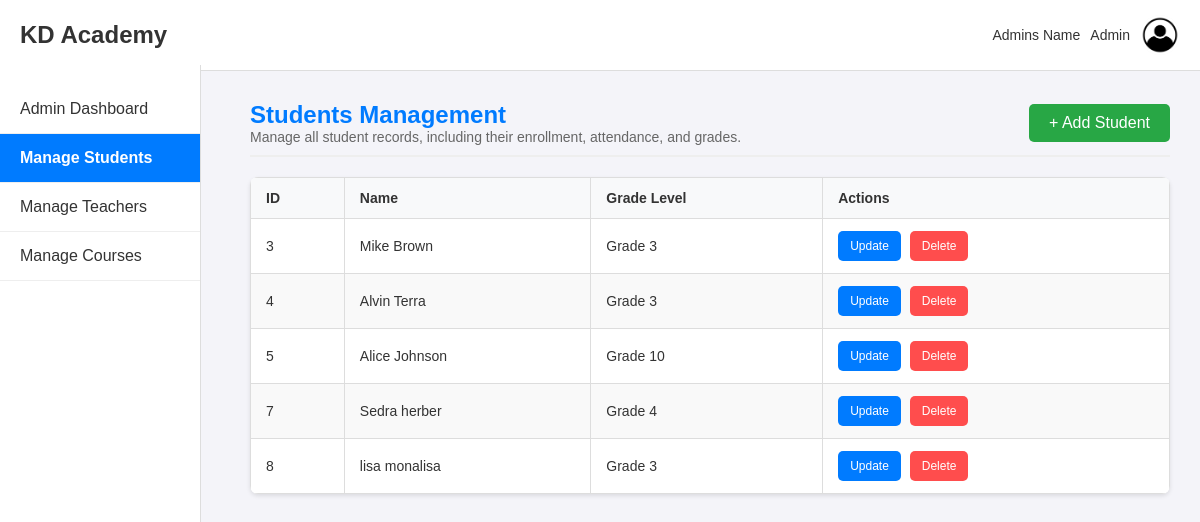
The app's page /admin/students, older data.
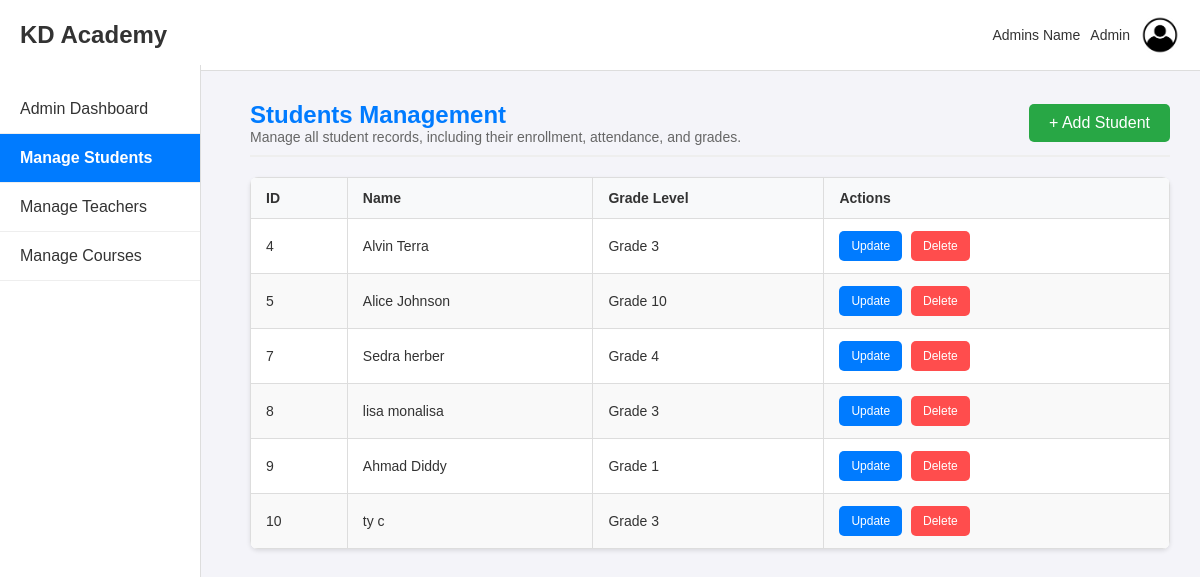
The same page, newer data.
### app/models.py (models this page shows, shortened)
class Student(db.Model):
    __tablename__ = 'students'
    student_id = db.Column(db.Integer, primary_key=True)
    user_id = db.Column(db.Integer, db.ForeignKey('users.user_id'), nullable=False)
    grade_level = db.Column(db.String(5), nullable=False)

class User(db.Model, UserMixin):
    __tablename__ = 'users'
    user_id = db.Column(db.Integer, primary_key=True, autoincrement=True)
    first_name = db.Column(db.String(50), nullable=False)
    last_name = db.Column(db.String(50), nullable=False)
    username = db.Column(db.String(50), unique=True, nullable=False)
    email = db.Column(db.String(100), unique=True, nullable=False)
    password = db.Column(db.String(200), nullable=False)
    role = db.Column(db.String(10), nullable=False)  # student, teacher, admin
    teacher_relationship = db.relationship('Teacher', backref='teacher_user', uselist=False)
    student_relationship = db.relationship('Student', backref='student_user', uselist=False)

### app/routes/admin_routes.py (the view)
@admin_routes.route('/students')
def students_management():
    try:
        students = db.session.query(Student, User).join(User, Student.user_id == User.user_id).all()
        return render_template('admin/students_man.html', students=students)
    except Exception as e:
        print(f"Error fetching students: {e}")
        flash("Error loading Students Management Page.", "error")

### app/templates/admin/students_man.html (shortened to what this page needs)
<!DOCTYPE html>
<html lang="en">
<head>
    <link rel="stylesheet" href="{{ url_for('static', filename='css/shared.css') }}">
    <link rel="stylesheet" href="{{ url_for('static', filename='css/student_man.css') }}">
</head>
<body>
    <header class="top-nav">
        <div class="logo">KD Academy</div>
        <div class="user-info">
            <span>Admins Name</span>
            <span>Admin</span>
            <img src="{{ url_for('static', filename='images/user-icon.png') }}" alt="Admin Icon">
        </div>
    </header>
    <nav class="side-nav">
        <ul>
            <li><a href="{{ url_for('admin_routes.admin_dashboard') }}">Admin Dashboard</a></li>
            <li><a href="{{ url_for('admin_routes.students_management') }}" class="active">Manage Students</a></li>
            <li><a href="{{ url_for('admin_routes.teachers_management') }}">Manage Teachers</a></li>
            <li><a href="{{ url_for('admin_routes.courses_management') }}">Manage Courses</a></li>
        </ul>
    </nav>
    <div class="main-content">
        <div class="header-section">
            <div class="title-section">
                <h2>Students Management</h2>
                <p>Manage all student records, including their enrollment, attendance, and grades.</p>
            </div>
            <button class="add-btn" onclick="openAddStudentModal()">+ Add Student</button>
        </div>
        <div class="table-container">
            <table class="students-table">
                <thead>
                    <tr>
                        <th>ID</th>
                        <th>Name</th>
                        <th>Grade Level</th>
                        <th>Actions</th>
                    </tr>
                </thead>
                <tbody>
                    {% for student in students %}
                    <tr id="student-{{ student.Student.student_id }}"
                        data-first-name="{{ student.User.first_name }}"
                        data-last-name="{{ student.User.last_name }}"
                        data-grade-level="{{ student.Student.grade_level }}">
                        <td>{{ student.Student.student_id }}</td>
                        <td>{{ student.User.first_name }} {{ student.User.last_name }}</td>
                        <td>Grade {{ student.Student.grade_level }}</td>
                        <td>
                            <button class="action-btn update-btn" onclick="openUpdateStudentModal({{ student.Student.student_id }})">Update</button>
                            <form action="{{ url_for('admin_routes.delete_student', student_id=student.Student.student_id) }}" method="POST" style="display:inline;">
                                <button type="submit" class="action-btn delete-btn">Delete</button>
                            </form>
                        </td>
                    </tr>
                    {% endfor %}
                </tbody>
            </table>
        </div>
    </div>
</body>
</html>

Row changes from the older to the newer data that the page shows:
removed Student: Student.student_id "3", User.first_name "Mike", User.last_name "Brown", Student.grade_level "3"
added Student: Student.student_id "9", User.first_name "Ahmad", User.last_name "Diddy", Student.grade_level "1"
added Student: Student.student_id "10", User.first_name "ty", User.last_name "c", Student.grade_level "3"
